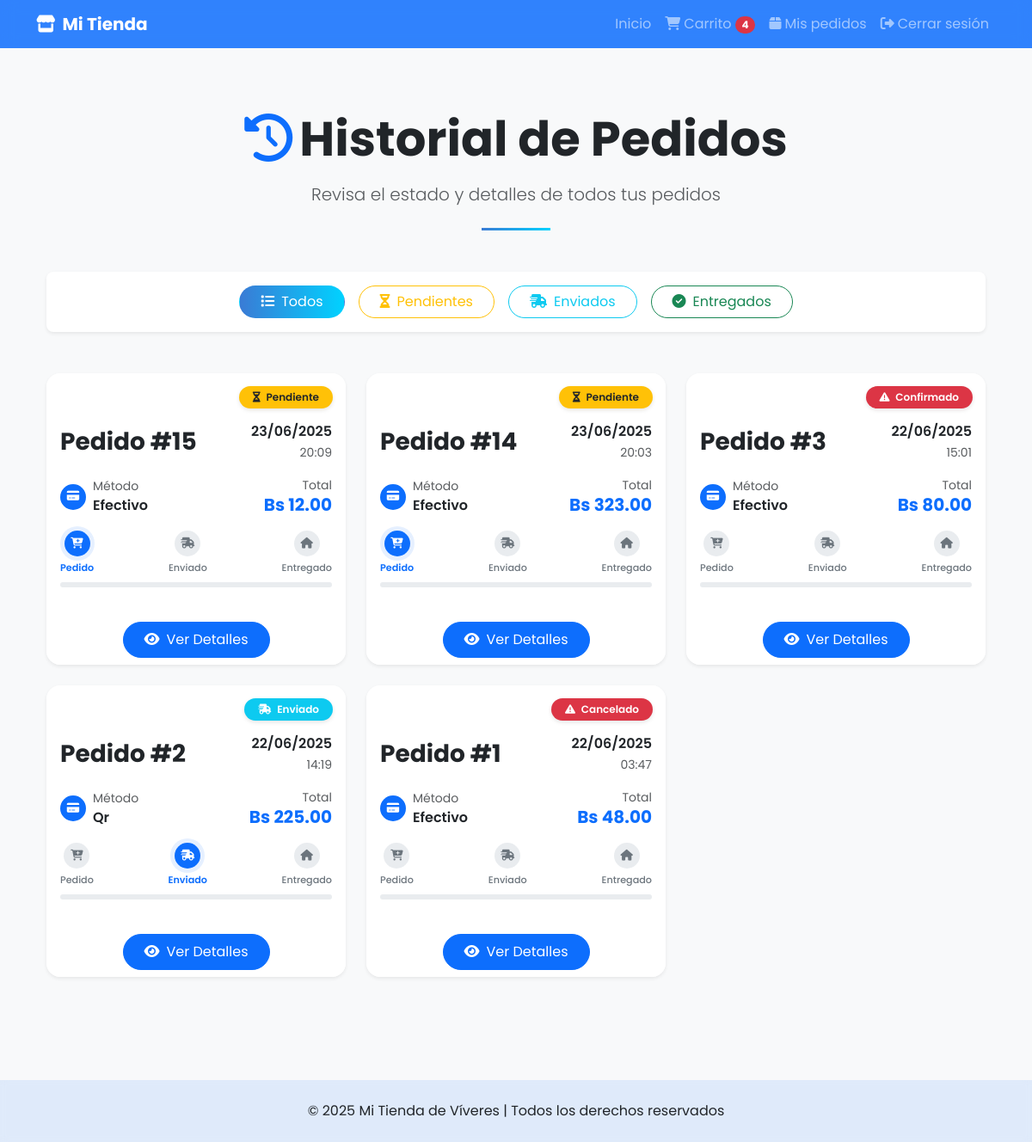
/detalle-pedido/historial (signed in), run on the app's committed database.
### models/pedido.py (models this page shows, shortened)
class Pedido(db.Model):
    __tablename__ = 'pedidos'
    id = db.Column(db.Integer, primary_key=True)
    usuario_id = db.Column(db.Integer, db.ForeignKey('usuarios.id'), nullable=False)
    usuario = db.relationship('Usuario', backref='pedidos')
    fecha = db.Column(db.DateTime, default=datetime.utcnow)
    total = db.Column(db.Float, nullable=False)
    estado = db.Column(db.String(20), default='pendiente')  # pendiente, confirmado, enviado, entregado, cancelado
    metodo_pago = db.Column(db.String(50))  # 'efectivo', 'tarjeta', etc.
    direccion_id = db.Column(db.Integer, db.ForeignKey('direcciones.id'))
    direccion = db.relationship('Direccion', backref='pedidos')
    detalles = db.relationship('DetallePedido', backref='pedido', lazy=True)

### controllers/detalle_pedido_controller.py (the view)
@detalle_pedido_bp.route('/historial')
def historial_cliente():
    if session.get('rol') != 'cliente' or 'id' not in session:
        flash('Debes iniciar sesión para ver tus pedidos.', 'danger')
        return redirect(url_for('usuario.login'))
    pedidos = Pedido.query.filter_by(usuario_id=session['id']).order_by(Pedido.fecha.desc()).all()
    return render_template('cliente/historial_pedidos.html', pedidos=pedidos)

### app.py (called while the page is built)
@app.context_processor
def inject_active_path():
    def is_active(path):
        return 'active' if request.path == path else ''
    return dict(is_active=is_active)

@app.context_processor
def cantidad_carrito():
    def contar_productos():
        if session.get('rol') == 'cliente' and session.get('id'):
            items = Carrito.query.filter_by(usuario_id=session['id']).all()
            return len(items)
        return 0
    return dict(cantidad_en_carrito=contar_productos())

### templates/cliente/historial_pedidos.html (shortened to what this page needs)
{% extends 'base_cliente.html' %}
{% block content %}
<div class="container py-5">
  <div class="text-center mb-5">
    <div class="d-flex flex-column align-items-center">
      <h1 class="display-4 fw-bold text-dark mb-3">
        <i class="fas fa-history me-2 text-primary"></i>Historial de Pedidos
      </h1>
      <p class="lead text-muted mb-4">Revisa el estado y detalles de todos tus pedidos</p>
      <div class="divider mx-auto bg-primary" style="width: 80px; height: 3px;"></div>
    </div>
  </div>
  {% if pedidos %}
  <div class="row mb-4">
    <div class="col-12">
      <div class="card border-0 shadow-sm rounded-3 p-3 mb-4">
        <div class="d-flex flex-wrap justify-content-center gap-3">
          <button class="btn btn-outline-primary rounded-pill px-4 filter-btn active" data-filter="all">
            <i class="fas fa-list me-2"></i>Todos
          </button>
          <button class="btn btn-outline-warning rounded-pill px-4 filter-btn" data-filter="pendiente">
            <i class="fas fa-hourglass-half me-2"></i>Pendientes
          </button>
          <button class="btn btn-outline-info rounded-pill px-4 filter-btn" data-filter="enviado">
            <i class="fas fa-truck-fast me-2"></i>Enviados
          </button>
          <button class="btn btn-outline-success rounded-pill px-4 filter-btn" data-filter="entregado">
            <i class="fas fa-check-circle me-2"></i>Entregados
          </button>
        </div>
      </div>
    </div>
  </div>
  <div class="row row-cols-1 row-cols-md-2 row-cols-lg-3 g-4" id="pedidos-container">
    {% for pedido in pedidos %}
    <div class="col" data-status="{{ pedido.estado }}">
      <div class="card h-100 border-0 rounded-4 overflow-hidden shadow-sm hover-effect">
  <div class="card-header position-relative bg-white border-bottom-0 pb-0">
  <div class="text-center mb-3">
    <div class="status-badge d-inline-block px-3 py-1 rounded-pill fw-semibold
      {% if pedido.estado == 'pendiente' %}bg-warning text-dark
      {% elif pedido.estado == 'enviado' %}bg-info text-white
      {% elif pedido.estado == 'entregado' %}bg-success text-white
      {% else %}bg-danger text-white{% endif %}">
      <i class="fas
        {% if pedido.estado == 'pendiente' %}fa-hourglass-half
        {% elif pedido.estado == 'enviado' %}fa-truck-fast
        {% elif pedido.estado == 'entregado' %}fa-check-circle
        {% else %}fa-exclamation-triangle{% endif %} me-1"></i>
      {{ pedido.estado|capitalize }}
    </div>
  </div>
  <br>
  <div class="d-flex justify-content-between align-items-center pt-2">
    <h3 class="card-title mb-0 fw-bold text-dark">Pedido #{{ pedido.id }}</h3>
    <div class="order-date text-end">
      <div class="fw-semibold">{{ pedido.fecha.strftime('%d/%m/%Y') }}</div>
      <small class="text-muted">{{ pedido.fecha.strftime('%H:%M') }}</small>
    </div>
  </div>
</div>
        <div class="card-body">
          <div class="d-flex justify-content-between align-items-center mb-3">
            <div class="payment-method">
              <div class="d-flex align-items-center">
                <div class="icon-circle-sm bg-primary text-white me-2">
                  <i class="fas fa-credit-card"></i>
                </div>
                <div>
                  <small class="text-muted d-block">Método</small>
                  <span class="fw-semibold">{{ pedido.metodo_pago|capitalize }}</span>
                </div>
              </div>
            </div>
            <div class="total-amount">
              <div class="text-end">
                <small class="text-muted d-block">Total</small>
                <span class="h5 fw-bold text-primary">Bs {{ '%.2f'|format(pedido.total) }}</span>
              </div>
            </div>
          </div>
          <div class="progress-track mb-4">
            <div class="d-flex justify-content-between position-relative mb-2">
              <div class="step {% if pedido.estado == 'pendiente' %}active{% endif %}">
                <div class="step-icon">
                  <i class="fas fa-cart-plus"></i>
                </div>
                <small class="step-label">Pedido</small>
              </div>
              <div class="step {% if pedido.estado == 'enviado' %}active{% endif %}">
                <div class="step-icon">
                  <i class="fas fa-shipping-fast"></i>
                </div>
                <small class="step-label">Enviado</small>
              </div>
              <div class="step {% if pedido.estado == 'entregado' %}active{% endif %}">
                <div class="step-icon">
                  <i class="fas fa-home"></i>
                </div>
                <small class="step-label">Entregado</small>
              </div>
            </div>
            <div class="progress" style="height: 6px;">
            </div>
          </div>
        </div>
        <div class="card-footer bg-white border-top-0 text-center pt-0">
          <a href="{{ url_for('detalle_pedido.detalle_cliente', pedido_id=pedido.id) }}"
             class="btn btn-primary rounded-pill px-4 py-2 action-btn">
            <i class="fas fa-eye me-2"></i>Ver Detalles
          </a>
        </div>
      </div>
    </div>
    {% endfor %}
  </div>
  {% endif %}
</div>
{% endblock %}

### templates/base_cliente.html (style rules this page uses)
body { font-family: 'Poppins', sans-serif; background-color: #f8f9fa; }

### templates/cliente/historial_pedidos.html (style rules this page uses)
.divider { background: linear-gradient(90deg, #3a7bd5 0%, #00d2ff 100%); }
.hover-effect { transition: all 0.3s ease; border: 1px solid rgba(0,0,0,0.05); }
.status-badge { position: absolute; top: 15px; right: 15px; padding: 0.25rem 0.75rem; border-radius: 50rem; font-size: 0.75rem; font-weight: 600; box-shadow: 0 2px 5px rgba(0,0,0,0.1); }
.icon-circle-sm { width: 30px; height: 30px; border-radius: 50%; display: flex; align-items: center; justify-content: center; font-size: 0.8rem; }
.progress-track { position: relative; }
.step { display: flex; flex-direction: column; align-items: center; z-index: 2; }
.step-icon { width: 30px; height: 30px; border-radius: 50%; background: #e9ecef; display: flex; align-items: center; justify-content: center; margin-bottom: 5px; color: #6c757d; font-size: 0.8rem; }
.step.active .step-icon { background: #0d6efd; color: white; box-shadow: 0 0 0 5px rgba(13,110,253,0.1); }
.step-label { font-size: 0.7rem; color: #6c757d; font-weight: 500; }
.step.active .step-label { color: #0d6efd; font-weight: 600; }
.action-btn { transition: all 0.3s ease; min-width: 160px; }
.filter-btn { transition: all 0.3s ease; }
.filter-btn.active { background: linear-gradient(90deg, #3a7bd5 0%, #00d2ff 100%); color: white !important; border-color: transparent !important; }

### data on the page
Pedido: estado "Pendiente", id "15", fecha "23/06/2025", fecha "20:09", metodo_pago "Efectivo", total "12.00"
Pedido: estado "Pendiente", id "14", fecha "23/06/2025", fecha "20:03", metodo_pago "Efectivo", total "323.00"
Pedido: estado "Confirmado", id "3", fecha "22/06/2025", fecha "15:01", metodo_pago "Efectivo", total "80.00"
Pedido: estado "Enviado", id "2", fecha "22/06/2025", fecha "14:19", metodo_pago "Qr", total "225.00"
Pedido: estado "Cancelado", id "1", fecha "22/06/2025", fecha "03:47", metodo_pago "Efectivo", total "48.00"

### other printed values
{{ cantidad_en_carrito }} "4"
